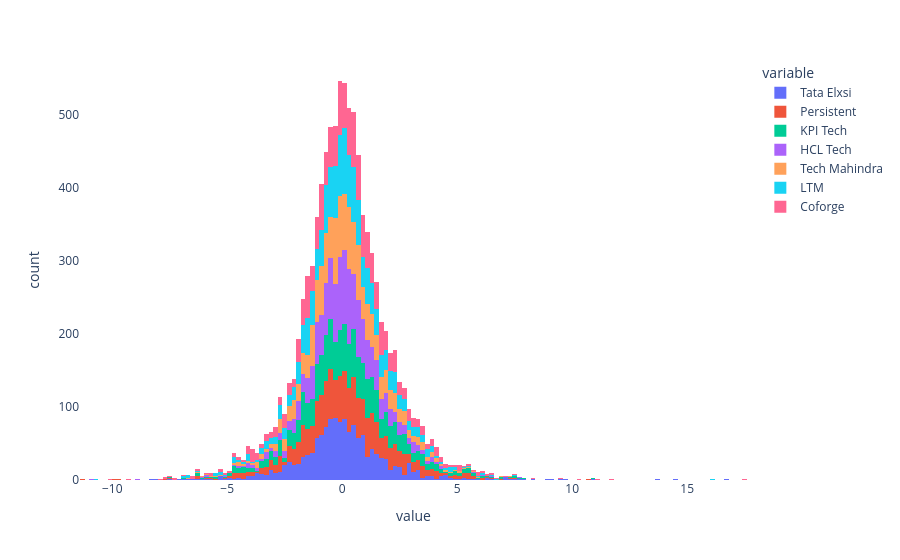

Write notebook code for a chart like this one.
### Code cell
fig = px.histogram(daily_returns_df.drop(columns = ['Date']))
fig.update_layout({'plot_bgcolor': "white"})

### Figure 1 — Plotly figure (JSON) as saved in the notebook; plotly's stock layout.template omitted (floating-point values rounded to 4 significant figures; data arrays with more than 128 entries replaced by an {"elided": "..."} marker saying what was removed)
{"data": [{"alignmentgroup": "True", "bingroup": "x", "hovertemplate": "variable=Tata Elxsi<br>value=%{x}<br>count=%{y}<extra></extra>", "legendgroup": "Tata Elxsi", "marker": {"color": "#636efa"}, "name": "Tata Elxsi", "offsetgroup": "Tata Elxsi", "orientation": "v", "showlegend": true, "type": "histogram", "x": {"elided": "1416 float values"}, "xaxis": "x", "yaxis": "y"}, {"alignmentgroup": "True", "bingroup": "x", "hovertemplate": "variable=Persistent<br>value=%{x}<br>count=%{y}<extra></extra>", "legendgroup": "Persistent", "marker": {"color": "#EF553B"}, "name": "Persistent", "offsetgroup": "Persistent", "orientation": "v", "showlegend": true, "type": "histogram", "x": {"elided": "1416 float values"}, "xaxis": "x", "yaxis": "y"}, {"alignmentgroup": "True", "bingroup": "x", "hovertemplate": "variable=KPI Tech<br>value=%{x}<br>count=%{y}<extra></extra>", "legendgroup": "KPI Tech", "marker": {"color": "#00cc96"}, "name": "KPI Tech", "offsetgroup": "KPI Tech", "orientation": "v", "showlegend": true, "type": "histogram", "x": {"elided": "1416 float values"}, "xaxis": "x", "yaxis": "y"}, {"alignmentgroup": "True", "bingroup": "x", "hovertemplate": "variable=HCL Tech<br>value=%{x}<br>count=%{y}<extra></extra>", "legendgroup": "HCL Tech", "marker": {"color": "#ab63fa"}, "name": "HCL Tech", "offsetgroup": "HCL Tech", "orientation": "v", "showlegend": true, "type": "histogram", "x": {"elided": "1416 float values"}, "xaxis": "x", "yaxis": "y"}, {"alignmentgroup": "True", "bingroup": "x", "hovertemplate": "variable=Tech Mahindra<br>value=%{x}<br>count=%{y}<extra></extra>", "legendgroup": "Tech Mahindra", "marker": {"color": "#FFA15A"}, "name": "Tech Mahindra", "offsetgroup": "Tech Mahindra", "orientation": "v", "showlegend": true, "type": "histogram", "x": {"elided": "1416 float values"}, "xaxis": "x", "yaxis": "y"}, {"alignmentgroup": "True", "bingroup": "x", "hovertemplate": "variable=LTM<br>value=%{x}<br>count=%{y}<extra></extra>", "legendgroup": "LTM", "marker": {"color": "#19d3f3"}, "name": "LTM", "offsetgroup": "LTM", "orientation": "v", "showlegend": true, "type": "histogram", "x": {"elided": "1416 float values"}, "xaxis": "x", "yaxis": "y"}, {"alignmentgroup": "True", "bingroup": "x", "hovertemplate": "variable=Coforge<br>value=%{x}<br>count=%{y}<extra></extra>", "legendgroup": "Coforge", "marker": {"color": "#FF6692"}, "name": "Coforge", "offsetgroup": "Coforge", "orientation": "v", "showlegend": true, "type": "histogram", "x": {"elided": "1416 float values"}, "xaxis": "x", "yaxis": "y"}], "layout": {"barmode": "relative", "legend": {"title": {"text": "variable"}, "tracegroupgap": 0}, "margin": {"t": 60}, "plot_bgcolor": "white", "xaxis": {"anchor": "y", "domain": [0, 1], "title": {"text": "value"}}, "yaxis": {"anchor": "x", "domain": [0, 1], "title": {"text": "count"}}}}
